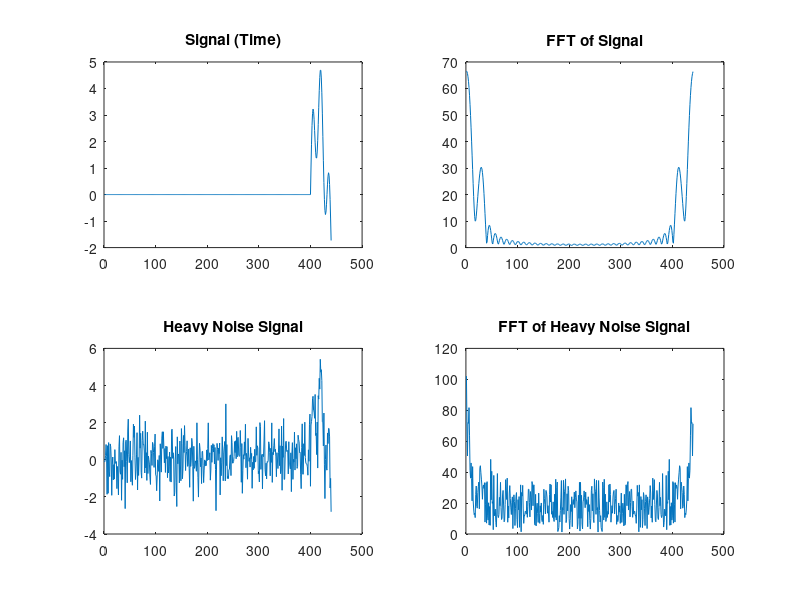

MATLAB code to generate this figure:
function variable_encoder

%updated tanvir's code with user defined periods

clear all
clc

%Asks for the sequence from the use the converts to string for use by
%forloop
prompt ='what is your sequence? ';
sequence =input(prompt,'s');
num = sequence;
LengthN = length(num); % number of digits

%user defined digit periods
DigitPeriod = zeros(1,LengthN); 
for i = 1:LengthN
    prompt ='Input period of tone (in ms):';
    DigitPeriod(i)=input(prompt);
end

%user defined silent periods
SilentPeriod = zeros(1,LengthN);
for i = 1:(LengthN-1)
    prompt ='Input period of silence (in ms):';
    SilentPeriod(i)=input(prompt);
end

%frequencies
List = [100 200 300; 100 200 400; 100 200 500; 100 150 300; 100 150 400; 
         100 150 500; 75 200 300; 75 200 400; 75 200 500; 75 150 300];
 %Initial Values
 Sampling = 8000; % sampling for sound must be atleast 8000
 
%not sure what these do?
            interval = 50e-3;
            N0 = floor(interval*Sampling);
            Signal = zeros(N0,1);   % Fill Array with Zeros
            IndexDuration =  zeros(LengthN,1); % Fill Array with Zeros

% generate signal for number number
     for i = 1: LengthN
          duration = DigitPeriod(i)*1e-3; % duration specified in prompt
          interval = SilentPeriod(i)*1e-3; % interval specified in prompt
          Ns = floor(duration*Sampling);  % signal
          N0 = floor(interval*Sampling);  % silence period
          %Array of Intervals:
         IndexDuration=[IndexDuration; duration; interval];
         k = 1:Ns;
         number = str2double(num(i)); % convert string to doubles
         %Looks at the valyes in the List above to see which freqs need to
         %be added for the tone.
         Freq1 = List(number+1,1); 
         Freq2 = List(number+1,2);
         Freq3 = List(number+1,3);
         ToneSignal =(1+ rand(1))*(sin(2.*pi.*Freq1.*k./Sampling)...
             + sin(2.*pi.*Freq2.*k./Sampling)...
             + sin(2.*pi.*Freq3.*k./Sampling));  % maximal amplitude is 2
         %Creates a matrix to store all signals computed above into a
         %matrix, ":" operant makes the rows of the maxtrix columbs. and
         %then adds a zeros matrix to fill the "intervals".
         Signal = [Signal; ToneSignal(:); zeros(N0,1)];
     end
%create White Noise to Signal:
Heavy_Noise = awgn(Signal,.0005);

% Plot all signals Generated:
        figure
        
        subplot(2,2,1) % first subplot
        plot(Signal)
        title('Signal (Time)')

        subplot(2,2,2) % second subplot
        plot(abs(fft(Signal)))
        title('FFT of Signal')
 
        subplot(2,2,3) % third subplot
        plot(Heavy_Noise);
        title('Heavy Noise Signal')

        subplot(2,2,4) % fourth subplot
        plot(abs(fft(Heavy_Noise)));
        title('FFT of Heavy Noise Signal')
        
% %Generate Sound for all signals 1) Normal, 2) Noisy 3) heavily Noisy
%   prompt='press any key to hear original tone'
%         pause;
%         sound(Signal, Sampling)
%   prompt='press any key to hear noisy tone'
%         pause;
%         sound(Light_Noise, Sampling)
%   prompt='press any key to hear heavily noisy tone'
%         pause;
%         sound(Heavy_Noise, Sampling)
%   prompt='end of encoder sequence'
